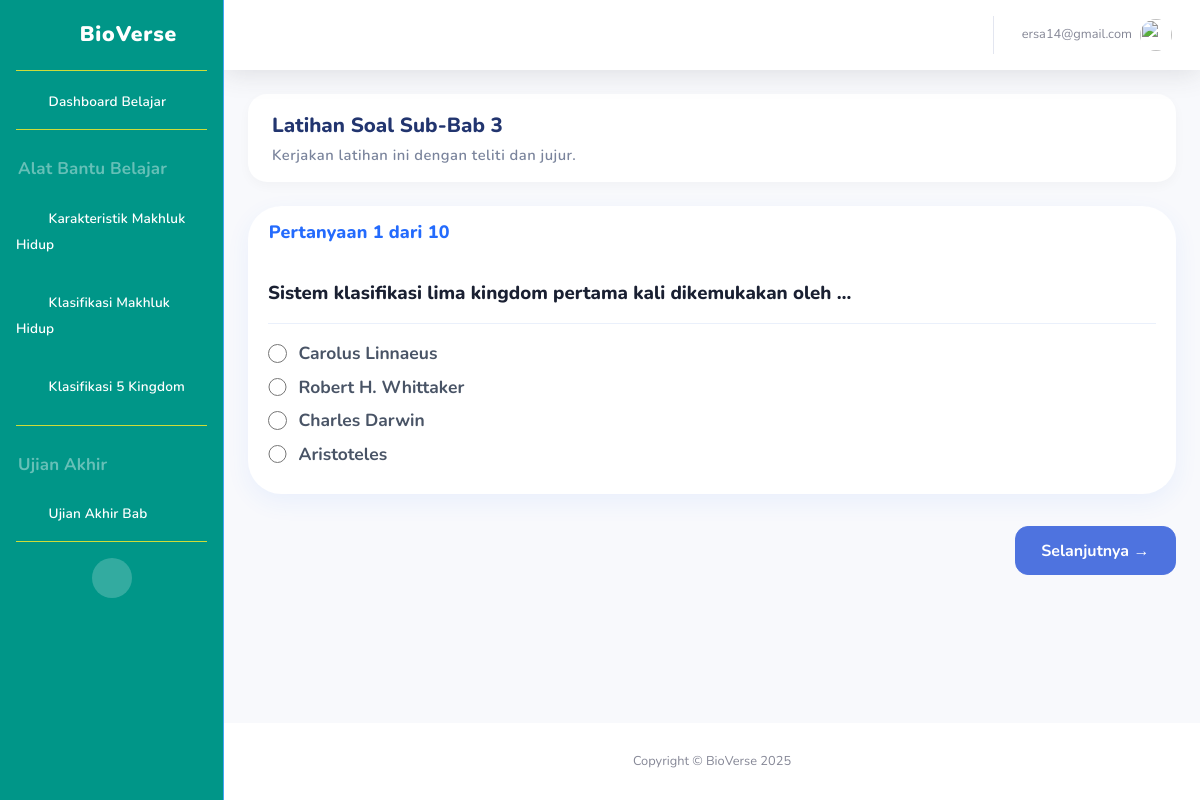
The page /latihan/3/?mulai=true (signed in) on the database its author committed.
### main/models.py (models this page shows, shortened)
class LatihanSoal(models.Model):
    subbab = models.OneToOneField(SubBab, on_delete=models.CASCADE)
    judul = models.CharField(max_length=200)

class Pertanyaan(models.Model):
    latihan = models.ForeignKey(LatihanSoal, on_delete=models.CASCADE, related_name='pertanyaan_set')
    teks_pertanyaan = models.TextField()
    explanation = models.TextField(blank=True, null=True, help_text="Penjelasan/Feedback untuk jawaban yang benar")

class PilihanJawaban(models.Model):
    pertanyaan = models.ForeignKey(Pertanyaan, on_delete=models.CASCADE, related_name='pilihan_set')
    teks_pilihan = models.CharField(max_length=200)
    is_benar = models.BooleanField(default=False)

### main/views.py (the view)
# urls.py: path('latihan/<int:latihan_id>/', views.latihan_soal_view, name='latihan_soal'),
@login_required
def latihan_soal_view(request, latihan_id):
    latihan = get_object_or_404(LatihanSoal, id=latihan_id)
    progress = get_object_or_404(SiswaProgress, siswa=request.user)
    is_unlocked = False
    if latihan.subbab.urutan == 1:
        is_unlocked = progress.modul_1_completed
    elif latihan.subbab.urutan == 2:
        is_unlocked = progress.modul_2_completed
    elif latihan.subbab.urutan == 3:
        is_unlocked = progress.database_completed
    if not is_unlocked:
        messages.error(
            request, "Selesaikan modul interaktif sebelumnya terlebih dahulu!"
        )
        return redirect("siswa_dashboard")
    if request.GET.get("mulai") == "true":
        pertanyaan = latihan.pertanyaan_set.all()
        context = {"latihan": latihan, "pertanyaan": pertanyaan}
        return render(request, "main/siswa/latihan_soal.html", context)
    else:
        context = {"latihan": latihan}
        return render(request, "main/siswa/latihan_petunjuk.html", context)

### main/templatetags/custom_tags.py (called while the page is built)
@register.simple_tag
def get_latihan_id(subbab_urutan):
    from main.models import LatihanSoal
    try:
        latihan = LatihanSoal.objects.get(subbab__urutan=subbab_urutan)
        return latihan.id
    except LatihanSoal.DoesNotExist:
        return None

@register.simple_tag
def get_pengayaan_id():
    from main.models import SoalPengayaan
    try:
        pengayaan = SoalPengayaan.objects.first()
        if pengayaan:
            return pengayaan.id
        return None
    except SoalPengayaan.DoesNotExist:
        return None

### main/templates/main/siswa/latihan_soal.html (shortened to what this page needs)
{% extends 'main/base.html' %}
{% load static %}
{% block content %}
<div class="latihan-header-card">
    <div>
        <div class="latihan-header-title">{{ latihan.judul }}</div>
        <div class="latihan-header-keterangan">
            {{ latihan.deskripsi|default:"Kerjakan latihan ini dengan teliti dan jujur." }}
        </div>
    </div>
</div>
<form method="post" action="{% url 'submit_latihan' latihan.id %}" id="form-latihan-soal">
    {% for pertanyaan in latihan.pertanyaan_set.all %}
    <div class="card-latihan-soal {% if forloop.first %}active{% endif %}"
         id="latihan-slide-{{ forloop.counter0 }}">
        <div class="card-header py-3">
            <h6>Pertanyaan {{ forloop.counter }} dari {{ latihan.pertanyaan_set.count }}</h6>
        </div>
        <div class="card-body">
            <p>{{ pertanyaan.teks_pertanyaan }}</p>
            <hr>
            {% for pilihan in pertanyaan.pilihan_set.all %}
            <div class="form-check">
                <input class="form-check-input"
                       type="radio"
                       id="pilihan_{{ pilihan.id }}"
                       name="pertanyaan_{{ pertanyaan.id }}"
                       value="{{ pilihan.id }}"
                       required>
                <label class="form-check-label" for="pilihan_{{ pilihan.id }}">{{ pilihan.teks_pilihan }}</label>
            </div>
            {% endfor %}
        </div>
    </div>
    {% endfor %}
    <div class="nav-slide-latihan">
        <button type="button" id="btn-slide-next" class="btn btn-primary btn-slide-latihan">
            Selanjutnya &rarr;
        </button>
    </div>
</form>
{% endblock %}

### main/templates/main/base.html (shortened to what this page needs)
{% load static %}
{% load custom_tags %}
<!DOCTYPE html>
<html lang="id">
    <head>
        <link href="{% static 'vendor/fontawesome-free/css/all.min.css' %}"
              rel="stylesheet"
              type="text/css">
        <link href="{% static 'css/sb-admin-2.min.css' %}" rel="stylesheet">
    </head>
    <body id="page-top">
        <div id="wrapper">
            <ul class="navbar-nav sidebar sidebar-dark accordion"
                id="accordionSidebar">
                <a class="sidebar-brand d-flex align-items-center justify-content-center"
                   href="{% if user.profile.role == 'SISWA' %}{% url 'siswa_dashboard' %}{% else %}{% url 'guru_dashboard' %}{% endif %}">
                    <div class="sidebar-brand-icon d-flex align-items-center justify-content-center">
                        <i class="fas fa-seedling"></i>
                    </div>
                    <div class="sidebar-brand-text mx-3">BioVerse</div>
                </a>
                <hr class="sidebar-divider my-0">
                {% if user.profile.role == 'SISWA' %}
                    <li class="nav-item {% if request.resolver_match.url_name == 'siswa_dashboard' %}active{% endif %}">
                        <a class="nav-link" href="{% url 'siswa_dashboard' %}">
                            <i class="fas fa-home"></i>
                            <span>Dashboard Belajar</span></a>
                    </li>
                    <hr class="sidebar-divider">
                    <div class="sidebar-heading">Alat Bantu Belajar</div>
                    <li class="nav-item">
                        <a class="nav-link collapsed"
                           href="#"
                           data-toggle="collapse"
                           data-target="#collapseSubBab1"
                           aria-expanded="true"
                           aria-controls="collapseSubBab1">
                            <i class="fas fa-book-open"></i>
                            <span>Karakteristik Makhluk Hidup</span>
                        </a>
                                {% get_latihan_id 1 as latihan_1_id %}
                    </li>
                    <li class="nav-item">
                        <a class="nav-link collapsed"
                           href="#"
                           data-toggle="collapse"
                           data-target="#collapseSubBab2"
                           aria-expanded="true"
                           aria-controls="collapseSubBab2">
                            <i class="fas fa-sitemap"></i>
                            <span>Klasifikasi Makhluk Hidup</span>
                        </a>
                                {% get_latihan_id 2 as latihan_2_id %}
                    </li>
                    <li class="nav-item">
                        <a class="nav-link collapsed"
                           href="#"
                           data-toggle="collapse"
                           data-target="#collapseSubBab3"
                           aria-expanded="true"
                           aria-controls="collapseSubBab3">
                            <i class="fas fa-seedling"></i>
                            <span>Klasifikasi 5 Kingdom</span>
                        </a>
                                {% get_latihan_id 3 as latihan_3_id %}
                    </li>
                    <hr class="sidebar-divider">
                    <div class="sidebar-heading">Ujian Akhir</div>
                    <li class="nav-item {% if request.resolver_match.url_name == 'pengayaan' %}active{% endif %}">
                        {% get_pengayaan_id as pengayaan_id %}
                        <a class="nav-link" href="{% url 'pengayaan' pengayaan_id %}">
                            <i class="fas fa-flag"></i>
                            <span>Ujian Akhir Bab</span>
                        </a>
                    </li>
                {% endif %}
                <hr class="sidebar-divider d-none d-md-block">
                <div class="text-center d-none d-md-inline">
                    <button class="rounded-circle border-0" id="sidebarToggle"></button>
                </div>
            </ul>
            <div id="content-wrapper" class="d-flex flex-column">
                <div id="content">
                    <nav class="navbar navbar-expand navbar-light bg-white topbar mb-4 static-top shadow">
                        <ul class="navbar-nav ml-auto">
                            <li class="nav-item dropdown no-arrow">
                                <a class="nav-link dropdown-toggle"
                                   href="#"
                                   id="userDropdown"
                                   role="button"
                                   data-toggle="dropdown"
                                   aria-haspopup="true"
                                   aria-expanded="false">
                                    <span class="mr-2 d-none d-lg-inline text-gray-600 small">{{ user.username }}</span>
                                    <img class="img-profile rounded-circle"
                                         src="{% static 'img/undraw_profile.svg' %}">
                                </a>
                            </li>
                        </ul>
                    </nav>
                    <div class="container-fluid">
                        {% block content %}{% endblock %}
                    </div>
                </div>
                <footer class="sticky-footer bg-white">
                    <div class="container my-auto">
                        <div class="copyright text-center my-auto">
                            <span>Copyright &copy; BioVerse 2025</span>
                        </div>
                    </div>
                </footer>
            </div>
        </div>
    </body>
</html>

### main/templates/main/base.html (style rules this page uses)
body { background: #f6fcff !important; font-family: 'Nunito', sans-serif; }
.sidebar, .sidebar.sidebar-dark.accordion, .navbar-nav.sidebar.sidebar-dark.accordion { background: #009688 !important; min-height: 100vh; border-right: 1px solid #42a5f5 !important; font-family: 'Nunito', sans-serif !important; }
.sidebar .sidebar-brand { color: #ffffff !important; font-size: 1.32rem; font-weight: 900; letter-spacing: .04em; text-transform: none; }
.sidebar .sidebar-brand-icon { color: #cddc39 !important; font-size: 1.9rem !important; margin-right: 8px; }
.sidebar .sidebar-heading { text-transform: none !important; font-weight: 700; font-size: 1.06rem; letter-spacing: .01em; margin: 10px 0 6px 2px; text-transform: capitalize !important; }
.sidebar .nav-link, .sidebar .nav-link span { color: #ffffff !important; font-weight: 600; font-size: 1.09rem; padding: 8px 12px 8px 13px; border-radius: 0.85rem; transition: background .17s, color .13s; text-transform: none; letter-spacing: .01em; }
.sidebar-divider { border-color: #cddc39 !important; }
.sidebar .nav-link i { color: #FFF6DA !important; margin-right: 10px; font-size: 1.14rem; vertical-align: middle; transition: color .18s; }

### main/templates/main/siswa/latihan_soal.html (style rules this page uses)
body { font-family: 'Nunito', sans-serif; background: #f3f6fd; }
.latihan-header-card { display: flex; justify-content: space-between; align-items: center; margin-bottom: 1.5rem; background: #fff; padding: 1rem 1.5rem; border-radius: 1.2rem; box-shadow: 0 4px 12px rgba(0,0,0,0.03); }
.latihan-header-title { font-family: 'Nunito', sans-serif; color: #22356f; font-weight: 800; font-size: 1.28rem; margin-bottom: 3px; }
.latihan-header-keterangan { font-size: 0.92rem; color: #7a849c; font-weight: 600; letter-spacing: 0.5px; }
.card-latihan-soal { background: #fff; border-radius: 2.1rem; box-shadow: 0 8px 24px #246bfd12; border: none !important; font-family: 'Nunito Sans', Nunito, sans-serif; margin-bottom: 2rem; display: none; animation: fadeIn 0.4s ease-in; }
.card-latihan-soal.active { display: block; }
.card-header { background: transparent; border: none; border-radius: 2.1rem 2.1rem 0 0; font-weight: 800; padding-top: 1.12rem; padding-bottom: 1rem; padding-left: 1.3rem; }
.card-header h6 { color: #246bfd; font-size: 1.12rem; margin: 0; font-weight: 800; letter-spacing: .01em; }
.card-body > p { font-family: 'Nunito Sans', Nunito, sans-serif; font-size: 1.17rem; font-weight: 750; color: #1a2032; margin-bottom: 0.4rem; }
.form-check { margin-bottom: 0.46rem; }
.form-check-input[type="radio"] { width: 1.18em; height: 1.18em; margin-top: .23em; accent-color: #246bfd; }
.form-check-label { font-family: 'Nunito Sans', Nunito, sans-serif; font-size: 1.09rem; font-weight: 700; color: #495466; margin-left: 0.6em; cursor: pointer; }
.nav-slide-latihan { margin-top: 1.5rem; display: flex; justify-content: space-between; gap: 10px; }
.btn-slide-latihan { border-radius: 0.82rem; font-size: 1rem; font-weight: 700; padding: 0.7rem 1.6rem; }
hr { border-color: #eaf0fb; }

### rows shown on the page
LatihanSoal: judul "Latihan Soal Sub-Bab 3", pertanyaan_set.count "10"
Pertanyaan: teks_pertanyaan "Sistem klasifikasi lima kingdom pertama kali dikemukakan oleh …"
PilihanJawaban: teks_pilihan "Carolus Linnaeus"
PilihanJawaban: teks_pilihan "Robert H. Whittaker"
PilihanJawaban: teks_pilihan "Charles Darwin"
PilihanJawaban: teks_pilihan "Aristoteles"

### other values the page prints
{{ user.username }} "ersa14@gmail.com"
